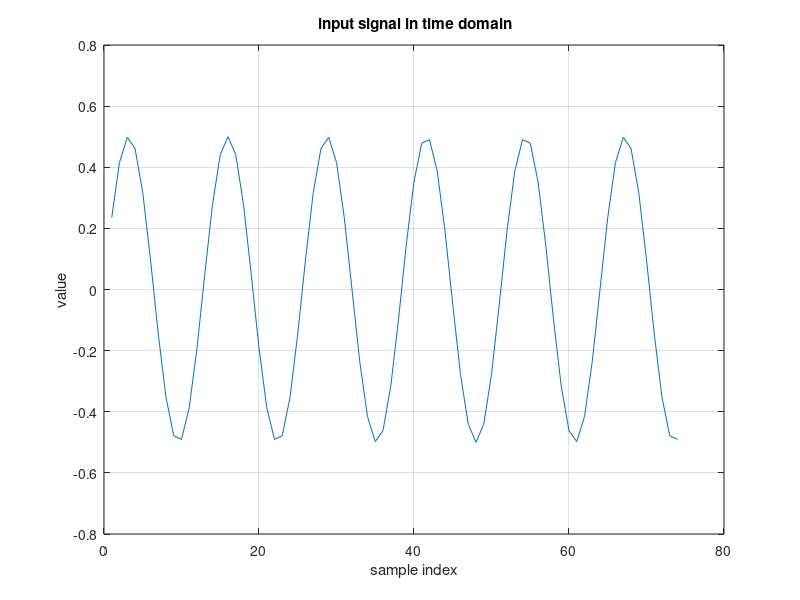
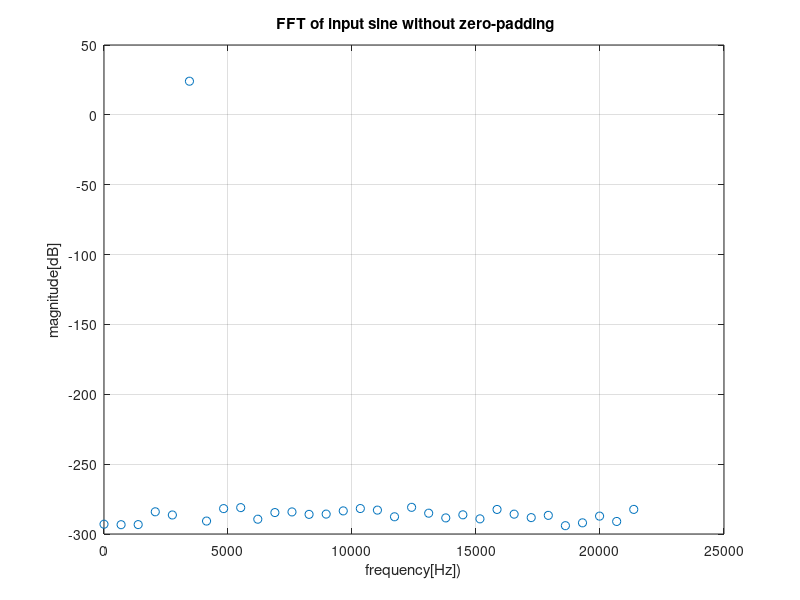
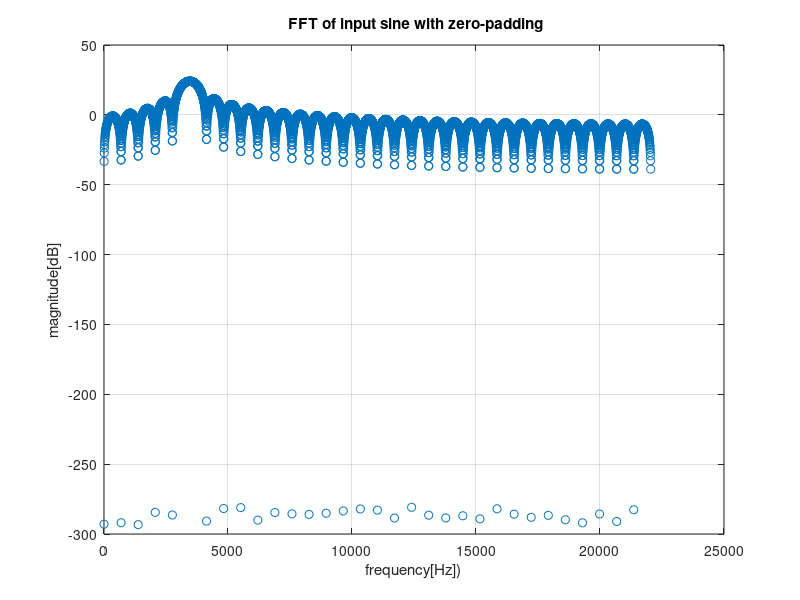

MATLAB code to generate these figures, in order:
% make the spectrum visible with finer granularity
%
clear;close all
%             

Fs     = 44100;             % Sampling frequency

% Generation of input stimuli

limp=10;              % remove transient
N=32*2;               % number of points for the FFT

nsamples=N+limp;

amplitude=0.5;        % must be between -1< amplitude<1
f0sin=5*(Fs/N);           % frequency of the input sine wave in kHz  
f_vec=(0:N-1)/N*Fs;
indsin=1:nsamples;
xinsin=amplitude*sin(2*pi*indsin*f0sin/Fs);
len=length(xinsin);

figure
plot(xinsin);grid on;
xlabel('sample index')
ylabel('value')
title (' input signal in time domain')

yout=xinsin((limp+1):length(xinsin));

% FFT without zero-padding

yout_fft=fft(yout);    

figure;
plot(f_vec(1:length(yout_fft)/2),20*log10(abs(yout_fft(1:length(yout_fft)/2))),'o');grid on;
xlabel('frequency[Hz])');
ylabel('magnitude[dB]')
title(' FFT of input sine without zero-padding')

% FFT with zero-padding
fft_in= [yout zeros(1,127*length(yout))];  
yout_fft=fft(fft_in); 
% plot FFT

figure;
f_vec=(0:length(yout_fft)-1)/length(yout_fft)*Fs;  %%% new frequency vectur due to zero-padding !!!!!!!!!!!!!!!!!
plot(f_vec(1:length(yout_fft)/2),20*log10(abs(yout_fft(1:length(yout_fft)/2))),'o');grid on;
xlabel('frequency[Hz])');
ylabel('magnitude[dB]')
title(' FFT of input sine with zero-padding')


